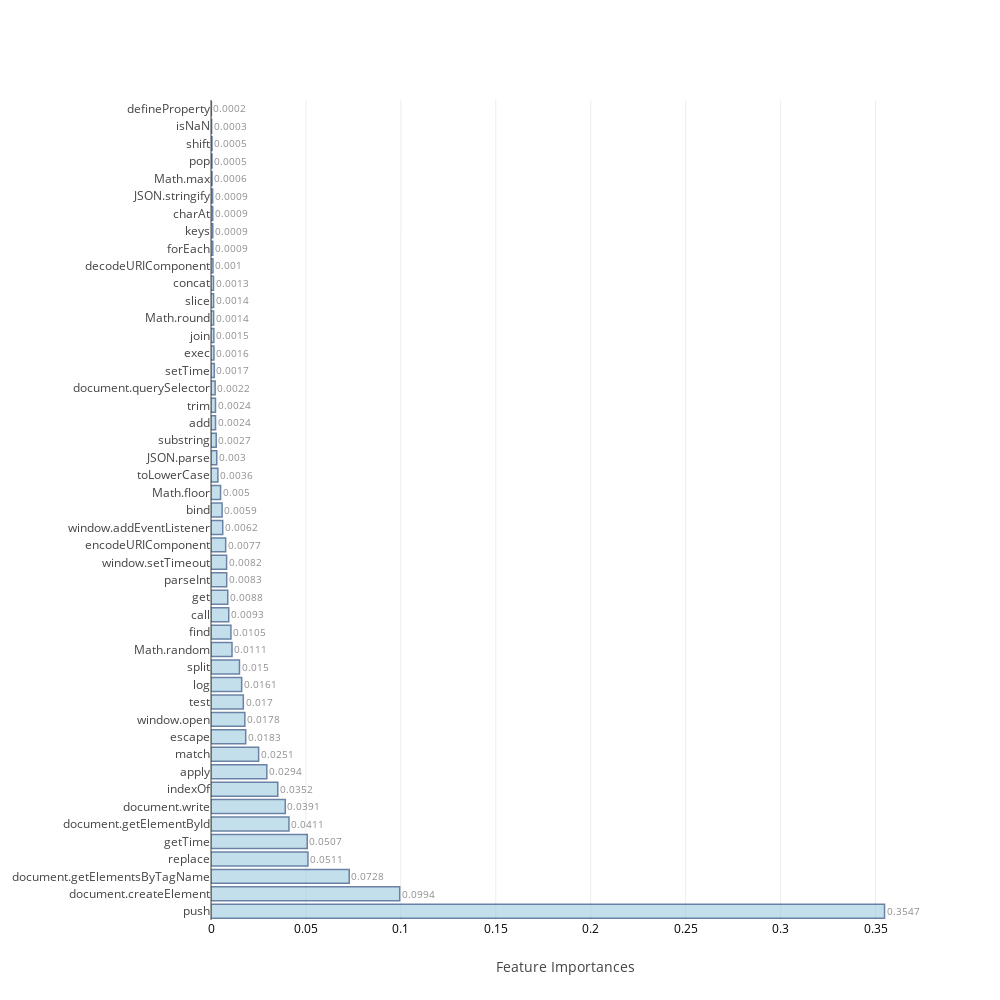
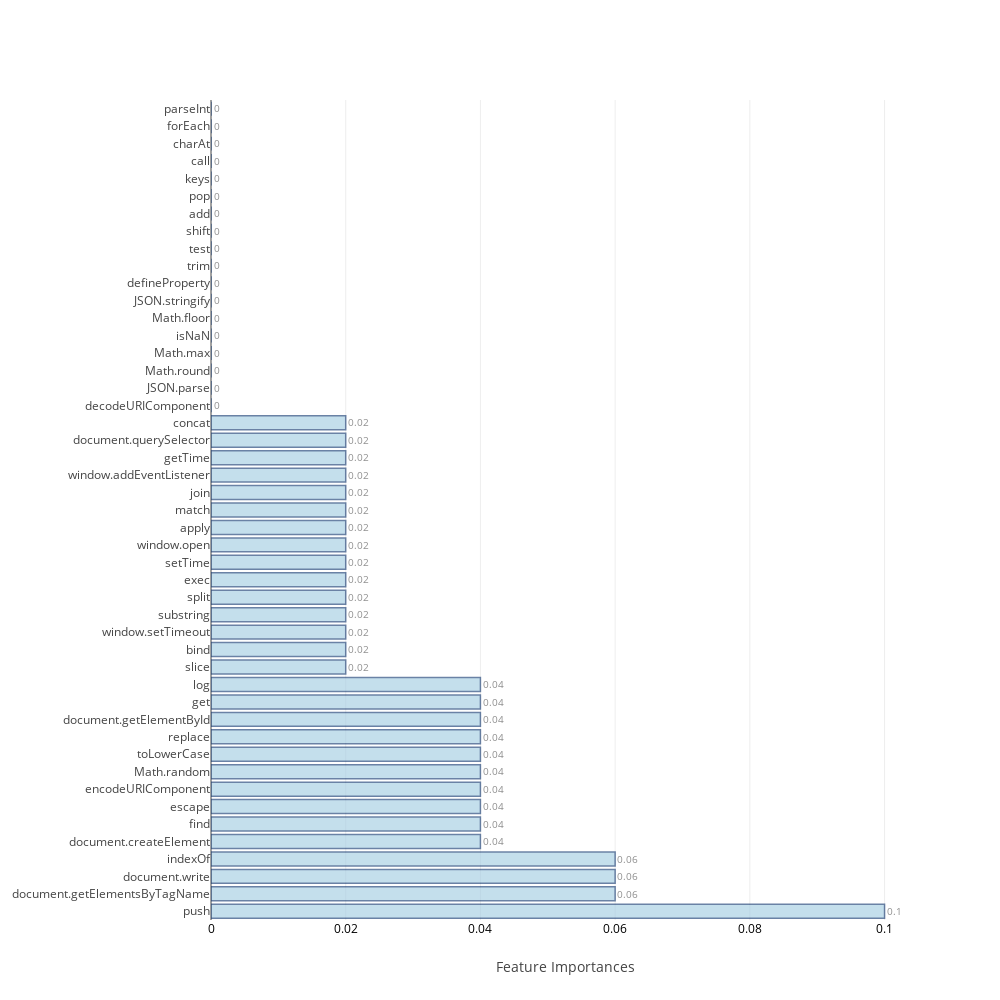
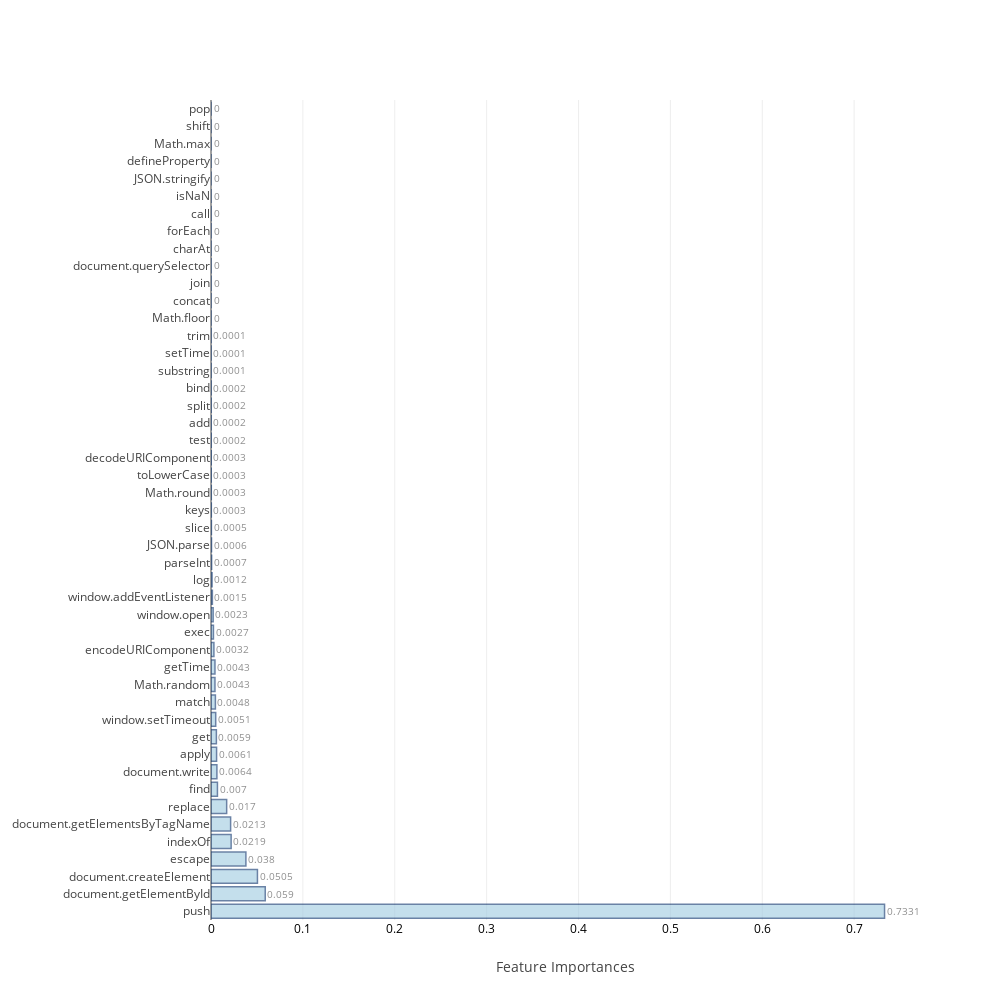
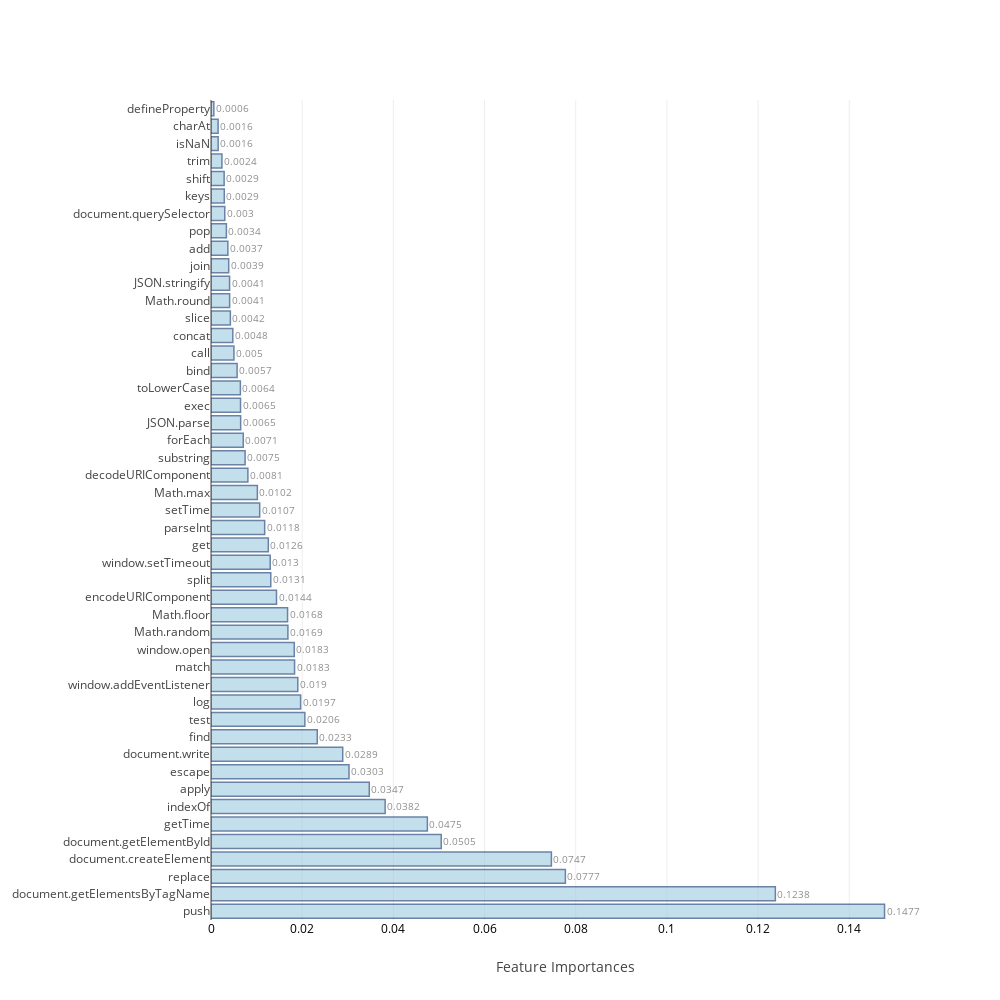

The notebook cell these images were saved under, in order:
### Code cell
feat_imp=[None]*4
j=0
for i in range(0,8):
    if i>=2 and i<=5:
        model,cm_train,cm_test,acc_train,acc_test,roc_auc,feat_imp[j]=f[i](X_train,Y_train,X_test,Y_test,columns)
        j=j+1
    else:
        model,cm_train,cm_test,acc_train,acc_test,roc_auc=f[i](X_train,Y_train,X_test,Y_test)
    table_80_50_train.loc[i]=   ([acc_train,cm_train.TP,cm_train.TN,cm_train.FP,cm_train.FN,cm_train.FPR,cm_train.FNR])
    table_80_50_test.loc[i] =   ([acc_test ,cm_test.TP, cm_test.TN, cm_test.FP, cm_test.FN, cm_test.FPR, cm_test.FNR,roc_auc])
    print("\n")

### Figure 1 — Plotly figure (JSON) as saved in the notebook; plotly's stock layout.template omitted (floating-point values rounded to 4 significant figures)
{"data": [{"marker": {"color": "rgb(158,202,225)", "line": {"color": "rgb(8,48,107)", "width": 1.5}}, "opacity": 0.6, "orientation": "h", "text": [0.3547, 0.0994, 0.0728, 0.0511, 0.0507, 0.0411, 0.0391, 0.0352, 0.0294, 0.0251, 0.0183, 0.0178, 0.017, 0.0161, 0.015, 0.0111, 0.0105, 0.0093, 0.0088, 0.0083, 0.0082, 0.0077, 0.0062, 0.0059, 0.005, 0.0036, 0.003, 0.0027, 0.0026, 0.0024, 0.0024, 0.0022, 0.0017, 0.0016, 0.0016, 0.0015, 0.0014, 0.0014, 0.0013, 0.001, 0.0009, 0.0009, 0.0009, 0.0009, 0.0006, 0.0005, 0.0005, 0.0003, 0.0002], "textposition": "outside", "type": "bar", "uid": "a30b603d-dbb7-4291-a081-67cef85d2d62", "x": [0.3547, 0.09938, 0.0728, 0.05105, 0.05069, 0.04107, 0.03913, 0.03516, 0.0294, 0.02508, 0.01827, 0.01782, 0.01702, 0.01615, 0.01499, 0.01107, 0.0105, 0.009345, 0.00883, 0.008266, 0.008218, 0.007734, 0.006171, 0.005865, 0.005038, 0.003631, 0.00303, 0.002748, 0.00255, 0.002387, 0.002361, 0.00219, 0.001732, 0.00163, 0.001552, 0.001501, 0.001384, 0.001383, 0.001311, 0.001044, 0.0009382, 0.000923, 0.0009046, 0.0008557, 0.0005501, 0.0005333, 0.0005297, 0.0003279, 0.0002049], "y": ["push", "document.createElement", "document.getElementsByTagName", "replace", "getTime", "document.getElementById", "document.write", "indexOf", "apply", "match", "escape", "window.open", "test", "log", "split", "Math.random", "find", "call", "get", "parseInt", "window.setTimeout", "encodeURIComponent", "window.addEventListener", "bind", "Math.floor", "toLowerCase", "JSON.parse", "substring", "toString", "add", "trim", "document.querySelector", "setTime", "hasOwnProperty", "exec", "join", "Math.round", "slice", "concat", "decodeURIComponent", "forEach", "keys", "charAt", "JSON.stringify", "Math.max", "pop", "shift", "isNaN", "defineProperty"]}], "layout": {"autosize": false, "height": 1000, "width": 1000, "xaxis": {"tickfont": {"color": "black", "size": 12}, "title": "Feature Importances"}, "yaxis": {"automargin": true}}}

### Figure 2 — Plotly figure (JSON) as saved in the notebook; plotly's stock layout.template omitted (floating-point values rounded to 4 significant figures)
{"data": [{"marker": {"color": "rgb(158,202,225)", "line": {"color": "rgb(8,48,107)", "width": 1.5}}, "opacity": 0.6, "orientation": "h", "text": [0.1, 0.06, 0.06, 0.06, 0.04, 0.04, 0.04, 0.04, 0.04, 0.04, 0.04, 0.04, 0.04, 0.04, 0.02, 0.02, 0.02, 0.02, 0.02, 0.02, 0.02, 0.02, 0.02, 0.02, 0.02, 0.02, 0.02, 0.02, 0.02, 0.02, 0, 0, 0, 0, 0, 0, 0, 0, 0, 0, 0, 0, 0, 0, 0, 0, 0, 0, 0], "textposition": "outside", "type": "bar", "uid": "37626349-2f50-4a7e-83c0-7cc5ceea4e4c", "x": [0.1, 0.06, 0.06, 0.06, 0.04, 0.04, 0.04, 0.04, 0.04, 0.04, 0.04, 0.04, 0.04, 0.04, 0.02, 0.02, 0.02, 0.02, 0.02, 0.02, 0.02, 0.02, 0.02, 0.02, 0.02, 0.02, 0.02, 0.02, 0.02, 0.02, 0, 0, 0, 0, 0, 0, 0, 0, 0, 0, 0, 0, 0, 0, 0, 0, 0, 0, 0], "y": ["push", "document.getElementsByTagName", "document.write", "indexOf", "document.createElement", "find", "escape", "encodeURIComponent", "Math.random", "toLowerCase", "replace", "document.getElementById", "get", "log", "slice", "bind", "window.setTimeout", "substring", "split", "exec", "setTime", "window.open", "apply", "match", "join", "window.addEventListener", "hasOwnProperty", "getTime", "document.querySelector", "concat", "decodeURIComponent", "JSON.parse", "Math.round", "Math.max", "isNaN", "Math.floor", "JSON.stringify", "defineProperty", "trim", "toString", "test", "shift", "add", "pop", "keys", "call", "charAt", "forEach", "parseInt"]}], "layout": {"autosize": false, "height": 1000, "width": 1000, "xaxis": {"tickfont": {"color": "black", "size": 12}, "title": "Feature Importances"}, "yaxis": {"automargin": true}}}

### Figure 3 — Plotly figure (JSON) as saved in the notebook; plotly's stock layout.template omitted (floating-point values rounded to 4 significant figures)
{"data": [{"marker": {"color": "rgb(158,202,225)", "line": {"color": "rgb(8,48,107)", "width": 1.5}}, "opacity": 0.6, "orientation": "h", "text": [0.7331, 0.059, 0.0505, 0.038, 0.0219, 0.0213, 0.017, 0.007, 0.0064, 0.0061, 0.0059, 0.0051, 0.0048, 0.0043, 0.0043, 0.0032, 0.0027, 0.0023, 0.0015, 0.0012, 0.0007, 0.0006, 0.0005, 0.0003, 0.0003, 0.0003, 0.0003, 0.0003, 0.0002, 0.0002, 0.0002, 0.0002, 0.0001, 0.0001, 0.0001, 0, 0, 0, 0, 0, 0, 0, 0, 0, 0, 0, 0, 0, 0], "textposition": "outside", "type": "bar", "uid": "d052483e-ab95-4513-b06b-25c0be464bba", "x": [0.7331, 0.05903, 0.05054, 0.03797, 0.02191, 0.02135, 0.01704, 0.007001, 0.006414, 0.006075, 0.005852, 0.00511, 0.004784, 0.004299, 0.004296, 0.00316, 0.002654, 0.002344, 0.001504, 0.001159, 0.0006897, 0.0005702, 0.0004508, 0.0003469, 0.0003167, 0.0002796, 0.0002651, 0.0002598, 0.0002282, 0.0001924, 0.0001898, 0.0001678, 0.0001217, 9.534e-05, 8.366e-05, 3.856e-05, 2.806e-05, 2.755e-05, 2.742e-05, 1.959e-05, 1.766e-05, 1.71e-05, 1.048e-06, 0, 0, 0, 0, 0, 0], "y": ["push", "document.getElementById", "document.createElement", "escape", "indexOf", "document.getElementsByTagName", "replace", "find", "document.write", "apply", "get", "window.setTimeout", "match", "Math.random", "getTime", "encodeURIComponent", "exec", "window.open", "window.addEventListener", "log", "parseInt", "JSON.parse", "slice", "keys", "Math.round", "toString", "toLowerCase", "decodeURIComponent", "test", "add", "split", "bind", "substring", "setTime", "trim", "Math.floor", "concat", "join", "document.querySelector", "charAt", "forEach", "call", "isNaN", "JSON.stringify", "defineProperty", "Math.max", "shift", "pop", "hasOwnProperty"]}], "layout": {"autosize": false, "height": 1000, "width": 1000, "xaxis": {"tickfont": {"color": "black", "size": 12}, "title": "Feature Importances"}, "yaxis": {"automargin": true}}}

### Figure 4 — Plotly figure (JSON) as saved in the notebook; plotly's stock layout.template omitted (floating-point values rounded to 4 significant figures)
{"data": [{"marker": {"color": "rgb(158,202,225)", "line": {"color": "rgb(8,48,107)", "width": 1.5}}, "opacity": 0.6, "orientation": "h", "text": [0.1477, 0.1238, 0.0777, 0.0747, 0.0505, 0.0475, 0.0382, 0.0347, 0.0303, 0.0289, 0.0233, 0.0206, 0.0197, 0.019, 0.0183, 0.0183, 0.0169, 0.0168, 0.0144, 0.0131, 0.013, 0.0126, 0.0118, 0.0107, 0.0102, 0.0081, 0.0075, 0.0073, 0.0071, 0.0065, 0.0065, 0.0064, 0.0057, 0.005, 0.0048, 0.0044, 0.0042, 0.0041, 0.0041, 0.0039, 0.0037, 0.0034, 0.003, 0.0029, 0.0029, 0.0024, 0.0016, 0.0016, 0.0006], "textposition": "outside", "type": "bar", "uid": "70ac1d1b-7597-4c13-9e3e-5a4e2be5c77b", "x": [0.1477, 0.1238, 0.07772, 0.07466, 0.0505, 0.04745, 0.03819, 0.03471, 0.03027, 0.02889, 0.02331, 0.02058, 0.01966, 0.01903, 0.01833, 0.01827, 0.01687, 0.01679, 0.01436, 0.01311, 0.01298, 0.01257, 0.01177, 0.01068, 0.01017, 0.00809, 0.007478, 0.007276, 0.007077, 0.006504, 0.006476, 0.006443, 0.005725, 0.005029, 0.00478, 0.00441, 0.004245, 0.004087, 0.004076, 0.003881, 0.003697, 0.003375, 0.003015, 0.002914, 0.002884, 0.002398, 0.001571, 0.001557, 0.0006196], "y": ["push", "document.getElementsByTagName", "replace", "document.createElement", "document.getElementById", "getTime", "indexOf", "apply", "escape", "document.write", "find", "test", "log", "window.addEventListener", "match", "window.open", "Math.random", "Math.floor", "encodeURIComponent", "split", "window.setTimeout", "get", "parseInt", "setTime", "Math.max", "decodeURIComponent", "substring", "hasOwnProperty", "forEach", "JSON.parse", "exec", "toLowerCase", "bind", "call", "concat", "toString", "slice", "Math.round", "JSON.stringify", "join", "add", "pop", "document.querySelector", "keys", "shift", "trim", "isNaN", "charAt", "defineProperty"]}], "layout": {"autosize": false, "height": 1000, "width": 1000, "xaxis": {"tickfont": {"color": "black", "size": 12}, "title": "Feature Importances"}, "yaxis": {"automargin": true}}}
